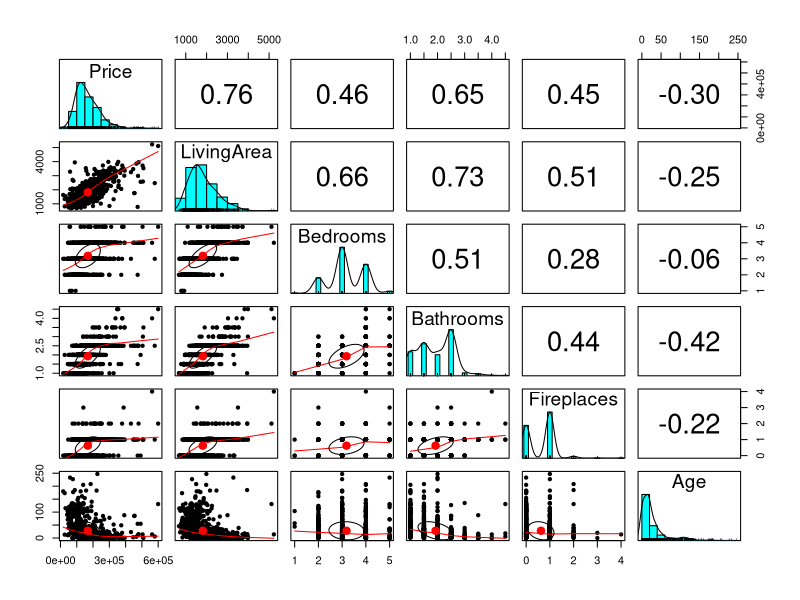
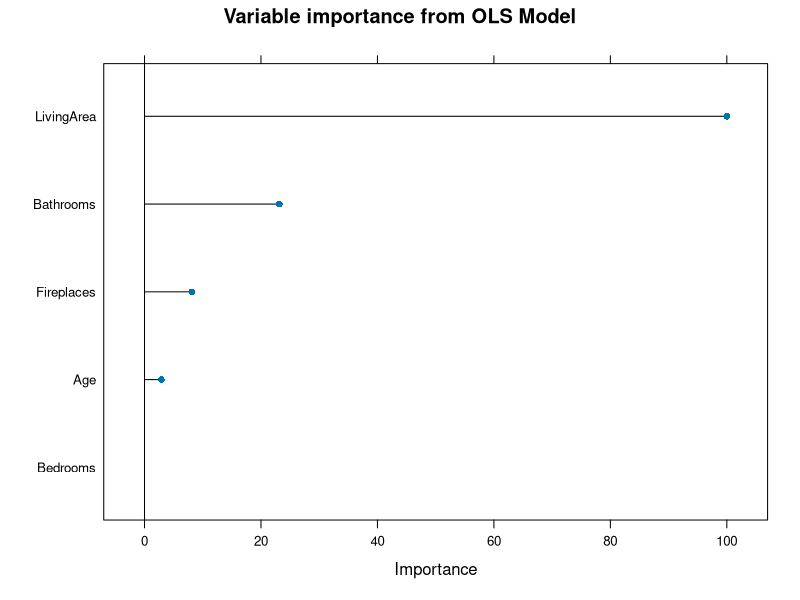
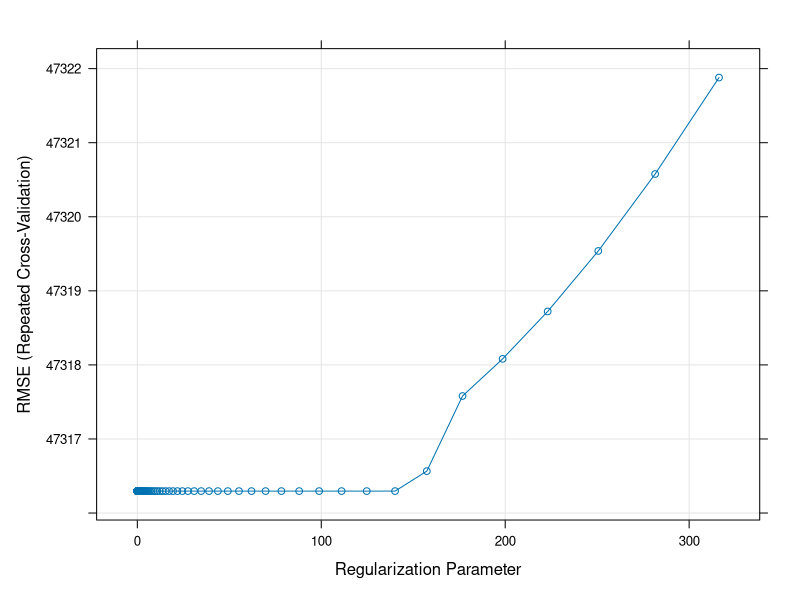
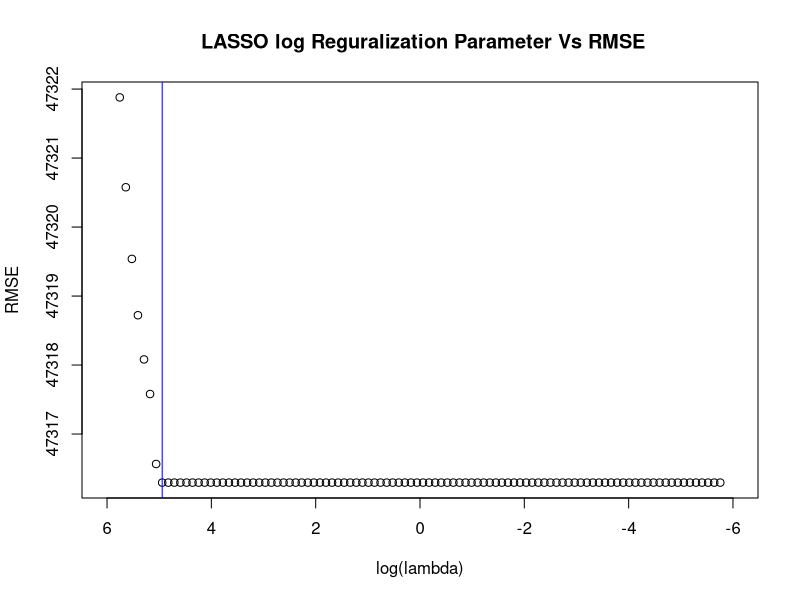
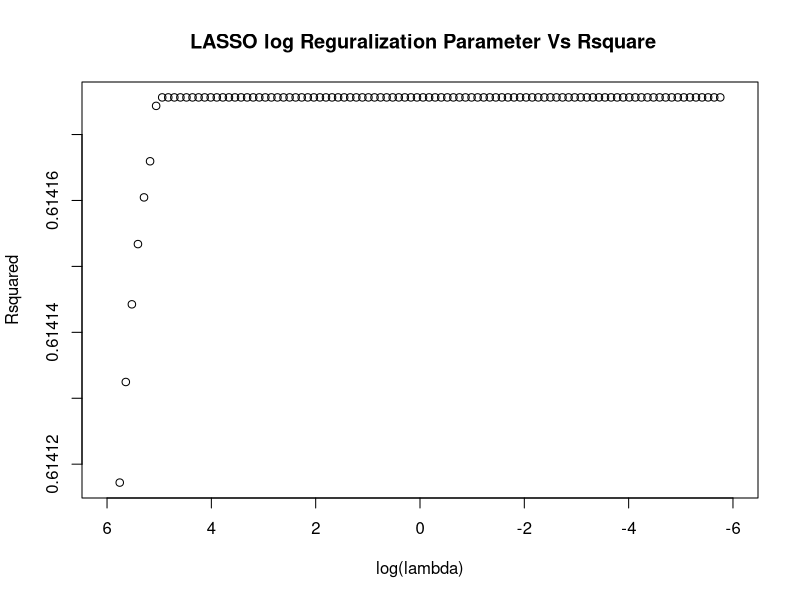
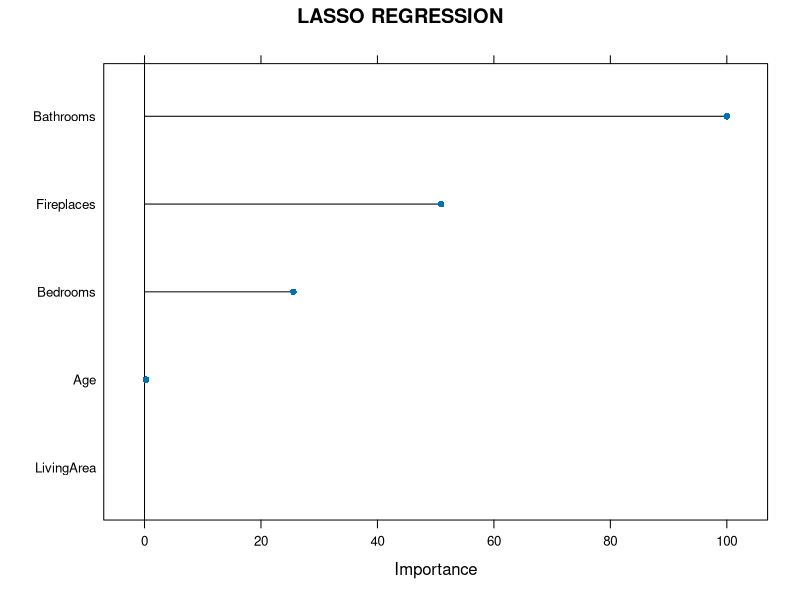
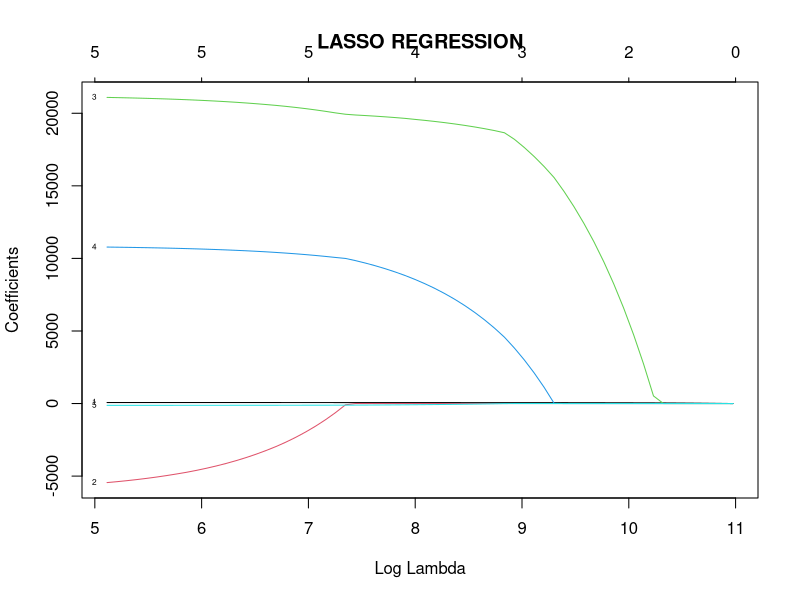
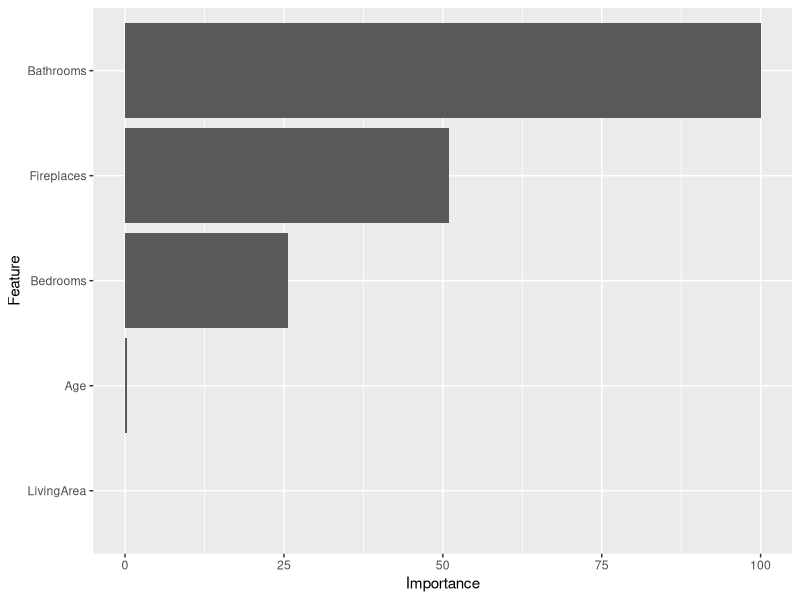

Here is the R script that generated these plots, in order:
## ---- chunk 1
knitr::opts_chunk$set(echo = FALSE)
## ---- chunk 2
data <- read.csv("ZillowHousePrice.csv")
## ---- chunk 3
str(data)
summary(data)
## ---- chunk 4
library(psych)
round(cor(data),2)
pairs.panels(data,cex=1)
names(data)
## ---- chunk 5
model1 <- lm(Price~Bedrooms,data)
summary(model1)
## ---- chunk 6
model2 <- lm(Price~Bedrooms+LivingArea,data)
summary(model2)
## ---- chunk 7
library(caret)
set.seed(7332)
Index <- createDataPartition(data$Price,p=0.8,list=FALSE)
trdata <- data[Index,] # training data set
tsdata <- data[-Index,]  # testing data set
## ---- chunk 8
set.seed(7332)  # set.seed for reproducibility 
cntrl <- trainControl(method="repeatedcv",number = 10, repeats = 5)
## ---- chunk 9
set.seed(7332)# set.seed for reproducibility
model_ols <- train(Price~., 
                   data=trdata,
                   method="lm",
                   trControl=cntrl)
#### print Model to see results from K=10 CV  train_data
print(model_ols)  # model performance from K=10 fold CV get an idea how the model will perform on new data
model_ols$results  # gives more info
varImp(model_ols)
plot(varImp(model_ols,scale=T), main="Variable importance from OLS Model")

#### Summary of the model which shows the result of the model using entire train_data
summary(model_ols)
#### or model regression coefficients can be printed as follows
model_ols$finalModel$coefficients
## ---- chunk 10
predmodel_olstsdata <- predict(model_ols,newdata=tsdata)
model_olsperformance_ts <- data.frame(RMSE=RMSE(predmodel_olstsdata,tsdata$Price),
                                      Rsquare=R2(predmodel_olstsdata,tsdata$Price))
print(model_olsperformance_ts)
## ---- chunk 11
lambda_grid <- 10^(seq(2.5,-2.5,length=100))
## ---- chunk 12
set.seed(7332) # for reproduciblity
model_laso <- train(Price~.,data=trdata,
                    method="glmnet",
                    tuneGrid=expand.grid(alpha=1,lambda=lambda_grid),
                    trControl=cntrl)
## ---- chunk 13
model_laso$bestTune
## ---- chunk 14
plot(model_laso)
## ---- chunk 15
plot(log(model_laso$result$lambda),model_laso$result$RMSE,xlab="log(lambda)",ylab="RMSE",xlim=c(6,-6),main = " LASSO log Reguralization Parameter Vs RMSE")
log(model_laso$bestTune$lambda)
abline(v=log(model_laso$bestTune$lambda),col="blue") # help locate log lamda that resulted in small RMSE
## ---- chunk 16
plot(log(model_laso$result$lambda),model_laso$result$Rsquared,xlab="log(lambda)",ylab="Rsquared",xlim=c(6,-6),main = " LASSO log Reguralization Parameter Vs Rsquare")
## ---- chunk 17
model_laso$bestTune
## ---- chunk 18
coef(model_laso$finalModel,model_laso$bestTune$lambda)
## ---- chunk 19
varImp(model_laso)
plot(varImp(model_laso),main="LASSO REGRESSION")
plot(model_laso$finalModel,xvar="lambda", label=TRUE,main="LASSO REGRESSION")
## ---- chunk 20
ggplot(varImp(model_laso))
## ---- chunk 21
model_lasopred_ts <- predict(model_laso,newdata=tsdata)
model_lasoperformance_ts <- data.frame(RMSE=RMSE(model_lasopred_ts,tsdata$Price),
                                       Rsquare=R2(model_lasopred_ts,tsdata$Price))
print(model_lasoperformance_ts)
## ---- chunk 22
set.seed(7332) # for reproduciblity
model_rdg <- train(Price~.,data=trdata,
                    method="glmnet",
                    tuneGrid=expand.grid(alpha=0,lambda=lambda_grid),
                    trControl=cntrl)
## ---- chunk 23
model_rdg$bestTune
## ---- chunk 24
plot(model_rdg)
## ---- chunk 25
plot(log(model_rdg$result$lambda),model_rdg$result$RMSE,xlab="log(lambda)",ylab="RMSE",xlim=c(6,-6),main = " Ridge log Reguralization Parameter Vs RMSE")
log(model_rdg$bestTune$lambda)
abline(v=log(model_rdg$bestTune$lambda),col="blue") # help locate log lamda that resulted in small RMSE
## ---- chunk 26
plot(log(model_rdg$result$lambda),model_rdg$result$Rsquared,xlab="log(lambda)",ylab="Rsquared",xlim=c(6,-6),main = " Ridge log Reguralization Parameter Vs Rsquare")
## ---- chunk 27
varImp(model_rdg)
plot(varImp(model_rdg),main="Ridge REGRESSION")
plot(model_rdg$finalModel,xvar="lambda", label=TRUE,main="RIDGE REGRESSION")
## ---- chunk 28
ggplot(varImp(model_rdg))
## ---- chunk 29
model_rdgpred_ts <- predict(model_rdg,newdata=tsdata)
model_rdgperformance_ts <- data.frame(RMSE=RMSE(model_rdgpred_ts,tsdata$Price),
                                       Rsquare=R2(model_rdgpred_ts,tsdata$Price))
print(model_rdgperformance_ts)
## ---- chunk 30
set.seed(7332) # for reproduciblity
model_net <- train(Price~.,data=trdata,
                    method="glmnet",
                    tuneGrid=expand.grid(alpha=seq(0,1,length=10),lambda=lambda_grid),
                    trControl=cntrl)
## ---- chunk 31
model_net$bestTune
## ---- chunk 32
plot(model_net)
## ---- chunk 33
plot(log(model_net$result$lambda),model_net$result$RMSE,xlab="log(lambda)",ylab="RMSE",xlim=c(6,-6),main = " Elastic Net log Reguralization Parameter Vs RMSE")
log(model_net$bestTune$lambda)
abline(v=log(model_rdg$bestTune$lambda),col="blue") # help locate log lamda that resulted in small RMSE
## ---- chunk 34
plot(log(model_net$result$lambda),model_net$result$Rsquared,xlab="log(lambda)",ylab="Rsquared",xlim=c(6,-6),main = " Elastic Net log Reguralization Parameter Vs Rsquare")
## ---- chunk 35
varImp(model_net)
plot(varImp(model_net),main="ELASTIC NET REGRESSION")
plot(model_net$finalModel,xvar="lambda", label=TRUE,main="ELASTIC NET REGRESSION")
## ---- chunk 36
ggplot(varImp(model_net))
## ---- chunk 37
model_netpred_ts <- predict(model_net,newdata=tsdata)
model_netperformance_ts <- data.frame(RMSE=RMSE(model_netpred_ts,tsdata$Price),
                                       Rsquare=R2(model_netpred_ts,tsdata$Price))
print(model_netperformance_ts)
## ---- chunk 38
comp_ts <- matrix(c(model_olsperformance_ts,model_lasoperformance_ts,model_rdgperformance_ts,model_netperformance_ts ),ncol=2,byrow=TRUE)
colnames(comp_ts) <- c("RMSE","Rsquare")
rownames(comp_ts) <- c("OLS","LASSO","RIDGE","Net")
print(comp_ts, digits=3)# round to 4 decimal places
